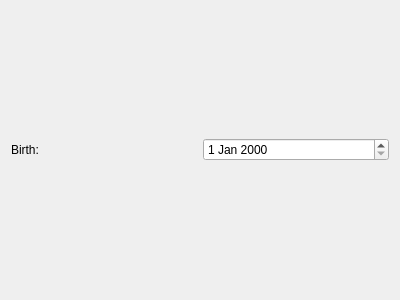
<?xml version="1.0" encoding="UTF-8"?>
<ui version="4.0">
 <class>PersonBirthWizardPage</class>
 <widget class="QWizardPage" name="PersonBirthWizardPage">
  <property name="geometry">
   <rect>
    <x>0</x>
    <y>0</y>
    <width>400</width>
    <height>300</height>
   </rect>
  </property>
  <property name="windowTitle">
   <string>WizardPage</string>
  </property>
  <layout class="QGridLayout" name="gridLayout">
   <item row="0" column="0">
    <widget class="QLabel" name="label">
     <property name="text">
      <string>Birth:</string>
     </property>
    </widget>
   </item>
   <item row="0" column="1">
    <widget class="QDateEdit" name="birthDateEdit"/>
   </item>
  </layout>
 </widget>
 <resources/>
 <connections/>
</ui>
